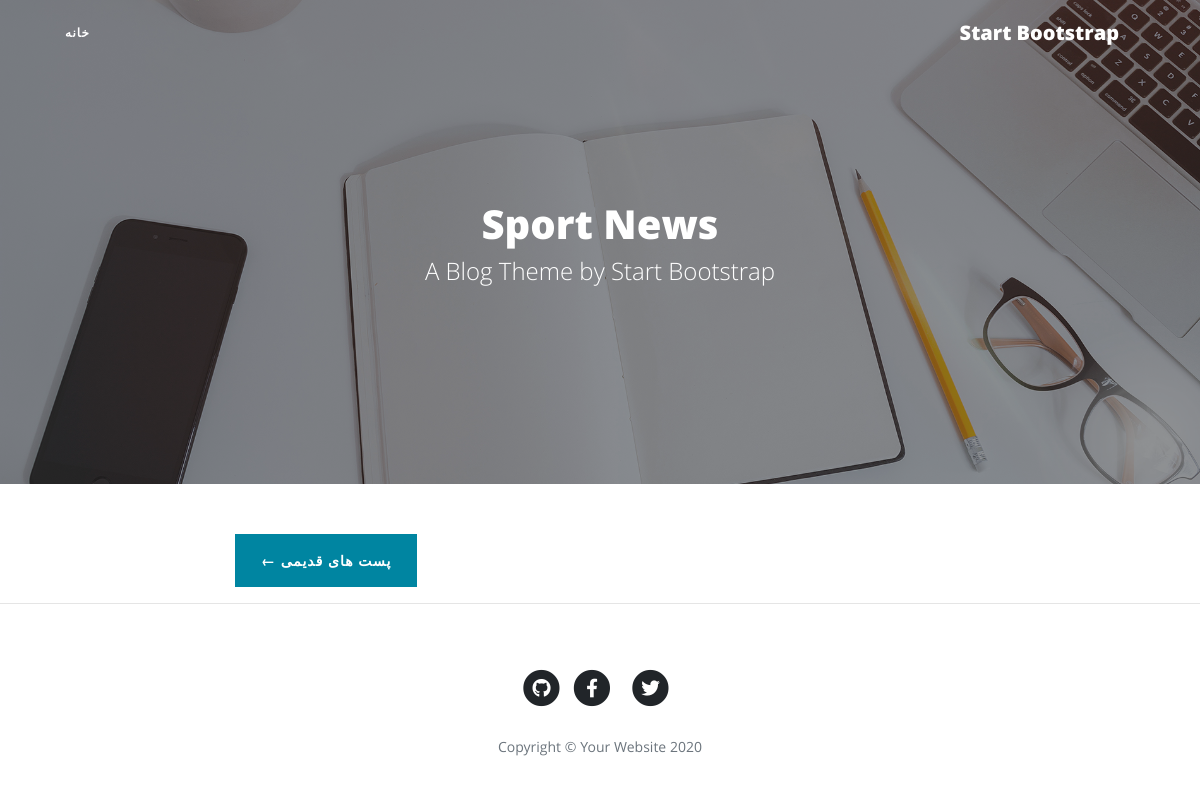
/, run on an earlier commit of the app's database.
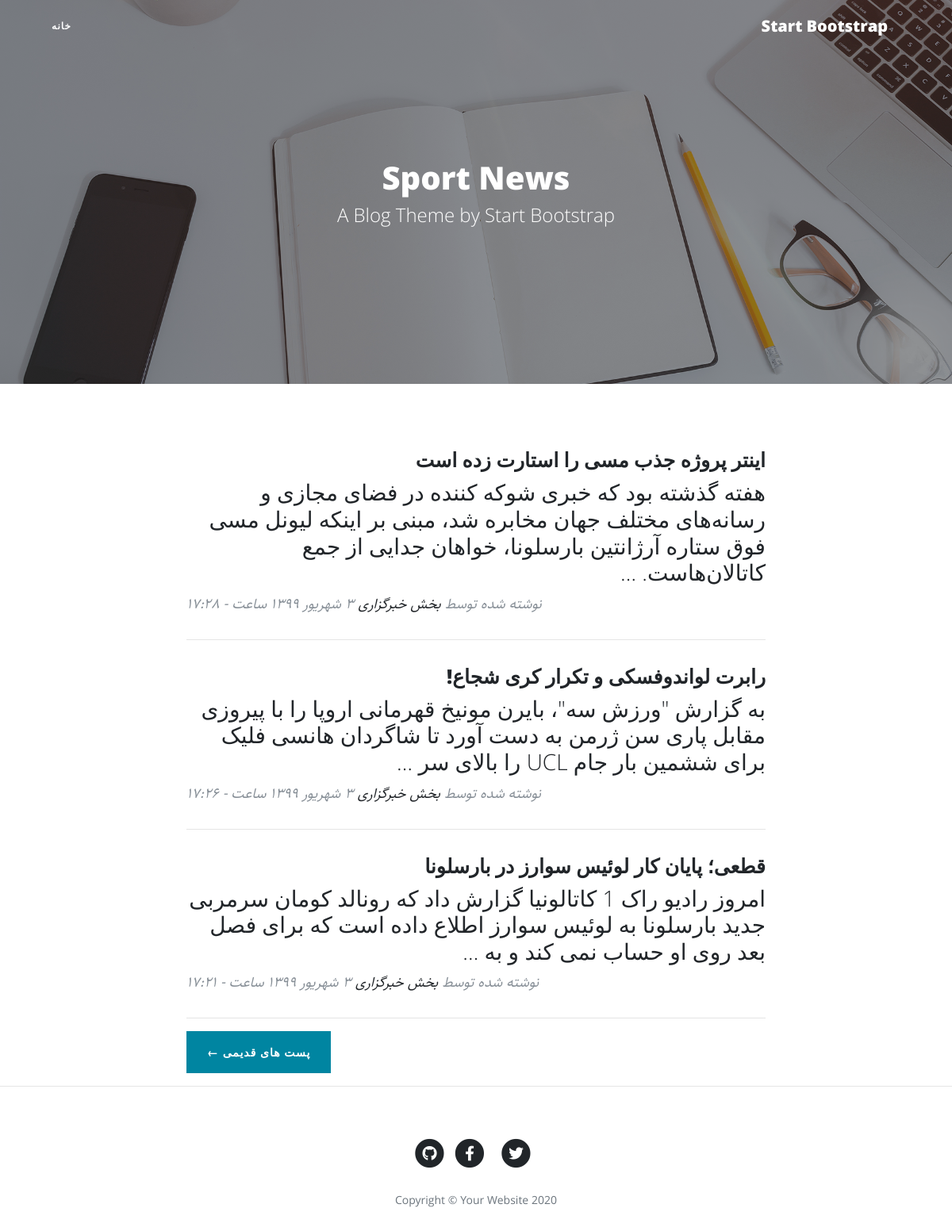
And on a later commit of the database.
### blog/models.py (models this page shows, shortened)
class Article(models.Model):
    STATUS_CHOICES = (
        ('d', 'Draft'),
        ('p', 'Published')
    )
    title = models.CharField(max_length=200)
    slug = models.SlugField(max_length=100, unique=True)
    category = models.ManyToManyField(Category, verbose_name='دسته بندی')
    description = models.TextField()
    thumbnail = models.ImageField(upload_to='images')
    publish = models.DateTimeField(default=timezone.now)
    created = models.DateTimeField(auto_now_add=True)
    updated = models.DateTimeField(auto_now=True)
    status = models.CharField(max_length=1, choices=STATUS_CHOICES)
    class Meta:
        verbose_name = 'مقاله'
        verbose_name_plural = 'مقالات'
    def jpublish(self):
        return jalali_converter(self.publish)
    jpublish.short_description = 'زمان انتشار'

### blog/views.py (the view)
# urls.py: path('', home, name='home'),
def home(request):
    context = {
        'articles': Article.objects.filter(status='p').order_by('-publish'),
        'category': Category.objects.filter(status=True)
    }
    return render(request, 'blog/home.html', context)

### extensions/jalali.py (called while the page is built)
    def persian_tuple(self):
        return self.persian_year, self.persian_month, self.persian_day

### extensions/utils.py (called while the page is built)
def persian_numbers_converter(mystr):
    numbers = {
        "0": "۰",
        "1": "۱",
        "2": "۲",
        "3": "۳",
        "4": "۴",
        "5": "۵",
        "6": "۶",
        "7": "۷",
        "8": "۸",
        "9": "۹",
    }
    for e_num, p_num in numbers.items():
        mystr = mystr.replace(e_num, p_num)
    return mystr

def jalali_converter(time):
    jmonth = ['فروردین', 'اردیبهشت', 'خرداد',
              'تیر', 'مرداد', 'شهریور',
              'مهر', 'آبان', 'آذر',
              'دی', 'بهمن', 'اسفند']
    time = timezone.localtime(time)
    time_to_str = f'{time.year},{time.month},{time.day}'
    time_to_tuple = jalali.Gregorian(time_to_str).persian_tuple()
    time_to_list = list(time_to_tuple)
    for index, month in enumerate(jmonth):
        if time_to_list[1] == index + 1:
            time_to_list[1] = month
            break
    output = f'{time_to_list[2]} {time_to_list[1]} {time_to_list[0]} ساعت - {time.hour}:{time.minute}'
    return persian_numbers_converter(output)

### blog/templates/blog/home.html (shortened to what this page needs)
{% extends 'blog/base.html' %}
{% load static %}
{% block main %}
<header class="masthead" style="background-image: url('{% static "blog/img/home-bg.jpg" %}')">
<div class="overlay"></div>
<div class="container">
    <div class="row">
        <div class="col-lg-8 col-md-10 mx-auto">
            <div class="site-heading">
                <h1>Sport News</h1>
                <span class="subheading">A Blog Theme by Start Bootstrap</span>
            </div>
        </div>
    </div>
</div>
</header>
<div class="container">
    <div class="row">
        <div class="col-lg-8 col-md-10 mx-auto">
            {% for article in articles %}
            <div class="post-preview">
                <a href="{% url 'blog:detail' article.slug %}">
                    <h2 class="post-title">
                        {{article.title}}
                    </h2>
                    <h3 class="post-subtitle">
                        {{article.description|truncatewords:30}}
                    </h3>
                </a>
                <p class="post-meta">نوشته شده توسط
                    <a href="#">بخش خبرگزاری</a>
                    {{article.jpublish}}</p>
            </div>
            <hr>
            {% endfor %}
            <div class="clearfix pager-botton">
                <a class="btn btn-primary float-right" href="#">پست های قدیمی &larr;</a>
            </div>
        </div>
    </div>
</div>
{% endblock %}

### blog/templates/blog/base.html (shortened to what this page needs)
{% load static %}
<!DOCTYPE html>
<html lang="en">
<head>
    <link href="{% static 'blog/vendor/bootstrap/css/bootstrap.min.css' %}" rel="stylesheet">
    <link href="{% static 'blog/vendor/fontawesome-free/css/all.min.css' %}" rel="stylesheet" type="text/css">
    <link href="{% static 'blog/css/clean-blog.min.css' %}" rel="stylesheet">
    <link href="{% static 'blog/css/rtl.css' %}" rel="stylesheet">
</head>
<body>
<nav class="navbar navbar-expand-lg navbar-light fixed-top" id="mainNav">
    <div class="container">
        <a class="navbar-brand" href="home.html">Start Bootstrap</a>
        <div class="collapse navbar-collapse" id="navbarResponsive">
            <ul class="navbar-nav ml-auto">
                <li class="nav-item">
                    <a class="nav-link" href="{% url 'blog:home' %}">خانه</a>
                </li>
            </ul>
        </div>
    </div>
</nav>
{% block main %}
{% endblock %}
<hr>
<footer>
    <div class="container">
        <div class="row">
            <div class="col-lg-8 col-md-10 mx-auto">
                <ul class="list-inline text-center">
                    <li class="list-inline-item">
                        <a href="#">
                <span class="fa-stack fa-lg">
                  <i class="fas fa-circle fa-stack-2x"></i>
                  <i class="fab fa-twitter fa-stack-1x fa-inverse"></i>
                </span>
                        </a>
                    </li>
                    <li class="list-inline-item">
                        <a href="#">
                <span class="fa-stack fa-lg">
                  <i class="fas fa-circle fa-stack-2x"></i>
                  <i class="fab fa-facebook-f fa-stack-1x fa-inverse"></i>
                </span>
                        </a>
                    </li>
                    <li class="list-inline-item">
                        <a href="#">
                <span class="fa-stack fa-lg">
                  <i class="fas fa-circle fa-stack-2x"></i>
                  <i class="fab fa-github fa-stack-1x fa-inverse"></i>
                </span>
                        </a>
                    </li>
                </ul>
                <p class="copyright text-muted">Copyright &copy; Your Website 2020</p>
            </div>
        </div>
    </div>
</footer>
</body>
</html>

### blog/static/blog/css/rtl.css (style rules this page uses)
body { direction: rtl; text-align: right; font-family: "Sahel"; font-size: 14px; }
.navbar-nav { margin-left: initial !important; margin-right: auto; }
.post-meta { text-align: left; }
.pager-botton { float: left !important; }
header.masthead .site-heading h1 { font-size: 40px; }
.post-preview>a>.post-title { font-size: 25px; }

What changed in the data, as far as the page shows it:
added Article: title "اینتر پروژه جذب مسی را استارت زده است", description "هفته گذشته بود که خبری شوکه کننده در فضای مجازی و رسانه‌های مختلف جهان مخابره شد، مبنی بر اینکه لیونل مسی فوق ستاره آرژانتین بارسلونا، خواهان جدایی از جمع کاتالان‌هاست. …", jpublish "۳ شهریور ۱۳۹۹ ساعت - ۱۷:۲۸"
added Article: title "رابرت لواندوفسکی و تکرار کری شجاع!", description "به گزارش \"ورزش سه\"، بایرن مونیخ قهرمانی اروپا را با پیروزی مقابل پاری سن ژرمن به دست آورد تا شاگردان هانسی فلیک برای ششمین بار جام UCL را بالای سر …", jpublish "۳ شهریور ۱۳۹۹ ساعت - ۱۷:۲۶"
added Article: title "قطعی؛ پایان کار لوئیس سوارز در بارسلونا", description "امروز رادیو راک 1 کاتالونیا گزارش داد که رونالد کومان سرمربی جدید بارسلونا به لوئیس سوارز اطلاع داده است که برای فصل بعد روی او حساب نمی کند و به …", jpublish "۳ شهریور ۱۳۹۹ ساعت - ۱۷:۲۱"
